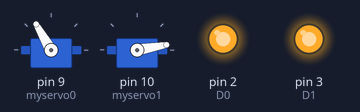
Recording of a sketch running on a simulated Arduino Nano, built with avr-gcc and run on an emulated ATmega328P. Parts: 2 × servo, output pins drawn as LEDs (lit = HIGH). Random numbers use the default seed unless the sketch sets one.

Above: at 0.43 s.
At 2.3 s:
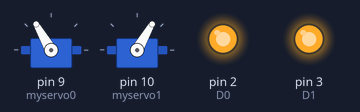
At 4.4 s:
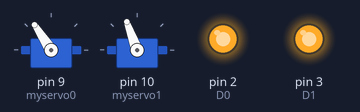
At 8.1 s:
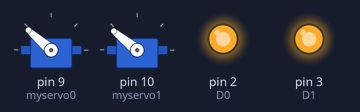
At 18.1 s:
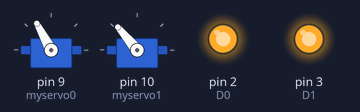
At 32.9 s:
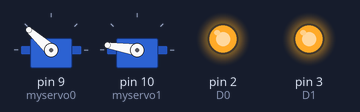
Timing chart, 0 to 40.0 s (numbered marks = the images above):
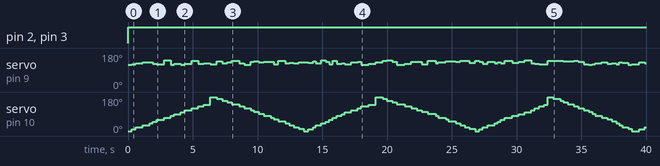

Measured:
- by itself, pin 2 (D0), pin 3 (D1): LOW → HIGH at 0.00 s
- by itself, servo on pin 9 (myservo0): 119° → 120° at 0.27 s, → 126° 0.33 s later, → 132° 0.54 s later, → 131° 0.52 s later, … (97 changes in this stretch)

The sketch:

cat_laser_sans_pca.ino
```cpp
//#include <Wire.h>
#include <Servo.h>

Servo myservo0;  // create servo object to control a servo
Servo myservo1;  // create servo object to control a servo

// our servo # counter
//uint8_t servonum = 0;
int D0 = 2; // Left eye
int D1 = 3; // Right eye
/*
 * angleToPulse(int ang)
 * gets angle in degree and returns the pulse width
 * also prints the value on seial monitor
 * written by Ahmad Nejrabi for Robojax, Robojax.com
 */


// create a circular tragit with randmess
void base() {

  int high=130;
  int high_=0;
  int speed_dist;
  speed_dist=random(0,400);
  for( int base =0; base<141; base +=10){
    high_= high+random(-12, 12);
  //  pwm.setPWM(1, 0, angleToPulse(base) );
  myservo1.write(base);

  //  pwm.setPWM(0, 0, angleToPulse(high_) );
    myservo0.write(high_);
    delay(200 + random(0,400));
  }
  for( int base =181; base>1; base -=10){
    high_= high+random(-12, 12);
   // pwm.setPWM(1, 0, angleToPulse(base) );
   // pwm.setPWM(0, 0, angleToPulse(high_) );
    myservo1.write(base);
    myservo0.write(high_);
    delay(200 + random(0,400));
  }
}


void traject(){
  int delta_base;
  int delta_high;
  int base;
  int high;
  int base_a=random(30,140);
  int high_a=random(120,160);
  while(true){
    int base_b=random(30,140);
    int high_b=random(120,160);
    for( int i =0; i<10; i +=1){
        delta_base=(base_a - base_b)/10;
        delta_high=(high_a - high_b)/10;
        base=base_a-delta_base*i;
        high=high_a-delta_high*i;
        //pwm.setPWM(1, 0, angleToPulse(base) );
        //pwm.setPWM(0, 0, angleToPulse(high) );
        myservo1.write(base);
        myservo0.write(high);
        delay(random(50,500)); //200
        }
    base_a=base_b;
    high_a=high_b;
  }
}


void setup() {
//  Serial.begin(9600);
//  Serial.println("16 channel Servo test!");
  pinMode(D0, OUTPUT);
  pinMode(D1, OUTPUT);
  myservo0.attach(9);  // attaches the servo on pin 9 to the servo object
  myservo1.attach(10);  // attaches the servo on pin 9 to the servo object
 // pwm.begin();
 // pwm.setPWMFreq(60);  // Analog servos run at ~60 Hz updates
}

void loop() {
 digitalWrite(D0, HIGH);   // turn the LED on (HIGH is the voltage level)
 digitalWrite(D1, HIGH);
//traject();
base();
}
```
